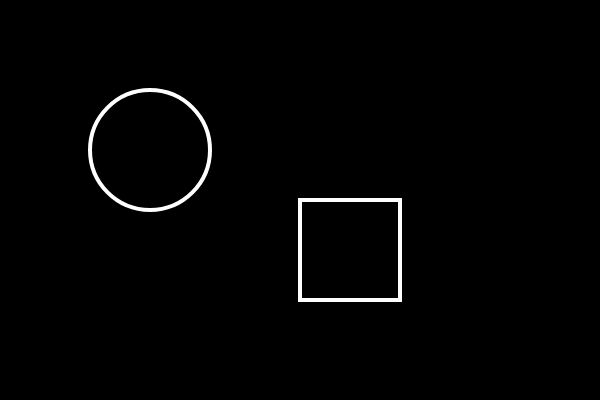
Frame 1 (no input)
Frame 60 (no input): identical to frame 1, image omitted
Frame 120 (the mouse pressed at the canvas centre since frame 60): identical to frame 1, image omitted

The p5.js sketch that drew this single still picture (run headless with seeded random() and noise() and a simulated clock; from frame 60 on, the mouse is pressed at the canvas centre):

// p5.js sketch
// ── sketch.js
/* 
https://vimeo.com/channel.learningp5js/138935677
*/

function setup() {
  createCanvas(600,400); // creates canvas sized 600 by 400
}

function draw() {
  background(0);// sets background color to black
  stroke(255); // sets outline color to white
  strokeWeight(4); // sets outline thickness 
  noFill(); // shape does not have color
  
  if (mouseX > 300 && mouseX < 400 && mouseY > 200 && mouseY < 300){ // if mouse hover meets this criteria execute next line
    if (mouseIsPressed){ // if mouse is pressed execute next line of code
      background(0, 255, 0); // background turns green
    }
    fill(255, 0, 200); // shape is this color when mouse hovers 
  }
  rect(300, 200,100, 100); // creates rectangle 
  
  if(mouseX > 100 && mouseX < 220 && mouseY > 100 && mouseY < 220){ // if mouse hovers meeting this criteria, read next line of code
    if(mouseIsPressed){ // if mouse if pressed execute next line
      background(0,0,255); // make background blue
    }
    fill(random(255));// when mouse hovers fill random grayscale shades
  }
  ellipse(150, 150, 120, 120); // create a circle at this x, y location sized 120 by 120
}
